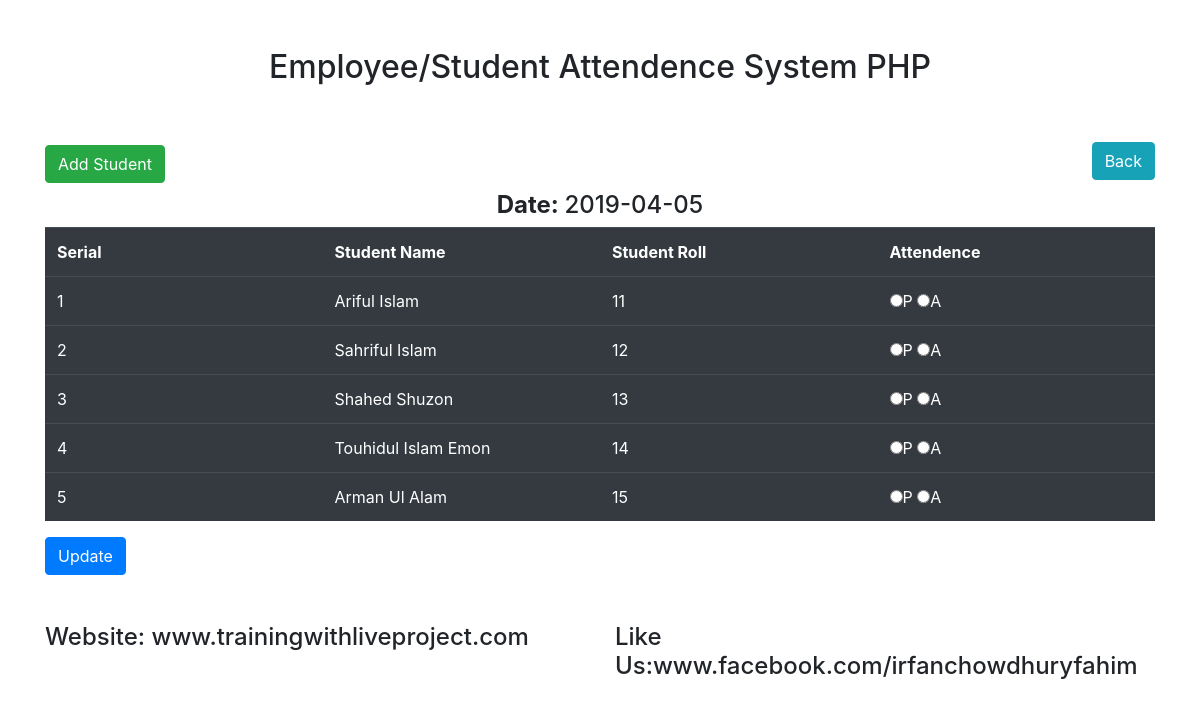
The app's page /student_view.php?date=2019-04-05 with its own data.
### tables this page shows
CREATE TABLE `tbl_student` (
  `studentId` int(11) NOT NULL,
  `name` varchar(255) NOT NULL,
  `roll` int(11) NOT NULL
);

CREATE TABLE `tbl_attendance` (
  `attendId` int(11) NOT NULL,
  `roll` int(11) NOT NULL,
  `attend` varchar(255) NOT NULL,
  `att_time` date NOT NULL
);

### lib/Database.php (called while the page is built, shortened)
<?php
class Database{
	public $host   = DB_HOST;
	public $user   = DB_USER;
	public $pass   = DB_PASS;
	public $dbname = DB_NAME;
	public $link;
	private function connectDB(){
	$this->link = new mysqli($this->host, $this->user, $this->pass, $this->dbname);
 }
	public function select($query){
		$result = $this->link->query($query) or die($this->link->error.__LINE__);
		if($result->num_rows > 0){
			return $result;
		} else {
			return false;
		}
	}
}

### class/Student.php (called while the page is built, shortened)
<?php
    $filepath = realpath(dirname(__FILE__));
    include_once ($filepath.'/../lib/Database.php');
class Student
{
    private $db;
    public function __construct()
    {
        $this->db = new Database();
    }
    public function getAllData($date)
    {
        $query = "SELECT tbl_student.name, tbl_attendance.*
                  FROM tbl_student
                  INNER JOIN  tbl_attendance
                  ON  tbl_student.roll = tbl_attendance.roll
                  WHERE att_time = '$date' ";
        $result = $this->db->select($query);
        return $result;
    }
}
?>

### student_view.php (the view, shortened to what this page needs)
<?php
    include "inc/header.php" ;
    include "class/Student.php" ;
?>
<?php
    $student = new Student();
    $date =$_GET['date'];
?>
<div class="panel panel-default">
    <div class="row">
        <div class="col-3">
            <h2><a href="add.php" class="btn btn-success">Add Student</a></h2>
        </div>
        <div class="col-3"></div>
        <div class="col-3"></div>
        <div class="col-3">
            <h2><a href="date_view.php" class="btn btn-info" style="float:right">Back</a></h2>
        </div>
    </div>
    <div class="panel-body">
        <div class="text-center" >
            <h4><strong>Date: </strong> <?php echo  $date; ?></h4>
        </div>
        <form action="" method="post">
            <table class="table table-dark table-hover">
                <tr>
                  <th width="25%">Serial</th>
                  <th width="25%">Student Name</th>
                  <th width="25%">Student Roll</th>
                  <th width="25%">Attendence</th>
                </tr>
<?php
  $getStudent = $student->getAllData($date);
  if ($getStudent) {
      $i=0;
      while ($result = $getStudent->fetch_assoc()) {
        $i++;
?>
                <tr>
                  <td><?php echo $i; ?></td>
                  <td><?php echo $result['name']; ?></td>
                  <td><?php echo $result['roll']; ?></td>
                  <td>
                    <input <?php if($result['attend']=="present"){echo "checked";} ?>   type="radio" name="attend[<?php echo $result['roll']; ?>]" value="present" >P
                    <input <?php if($result['attend']=="absent"){echo "checked";} ?>    type="radio" name="attend[<?php echo $result['roll']; ?>]" value="absent">A
                  </td>
                </tr>
<?php } } ?>
            </table>
                   <input class="btn btn-primary" type="submit" name="submit" value="Update">
        </form>
    </div>
</div>
      <?php include "inc/footer.php" ;?>

### inc/header.php (shortened to what this page needs)
<!doctype html>
<html lang="en">
  <head>
    <link rel="stylesheet" href="https://stackpath.bootstrapcdn.com/bootstrap/4.3.1/css/bootstrap.min.css">
  </head>
  <body>
  <div class="container">
      <div class="row  p-5">
          <div class="col text-center">
              <h2>Employee/Student Attendence System PHP</h2>
          </div>
      </div>

### inc/footer.php (shortened to what this page needs)
<div class="row mt-5">
          <div class="col">
              <h4>Website: www.trainingwithliveproject.com</h4>
          </div>
          <div class="col">
              <h4><span style="float:right">Like Us:www.facebook.com/irfanchowdhuryfahim</span></h4>
          </div>
      </div>
  </div>
</body>
</html>

### records on screen
tbl_student: name "Ariful Islam", tbl_attendance.roll "11"
tbl_student: name "Sahriful Islam", tbl_attendance.roll "12"
tbl_student: name "Shahed Shuzon", tbl_attendance.roll "13"
tbl_student: name "Touhidul Islam Emon", tbl_attendance.roll "14"
tbl_student: name "Arman Ul Alam", tbl_attendance.roll "15"

### other values on screen
$date "2019-04-05"
